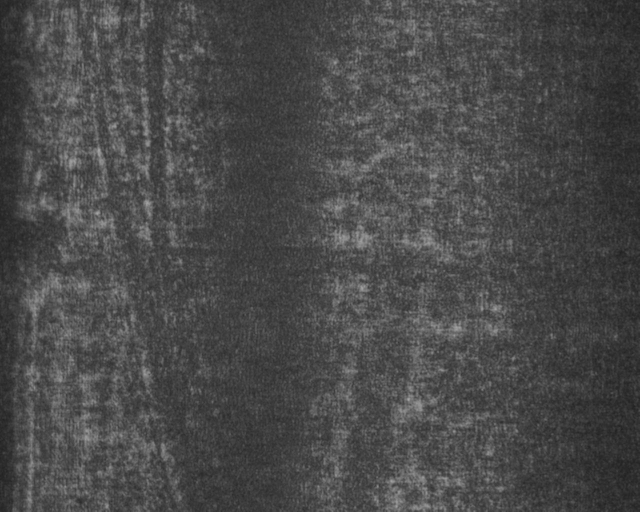
%> input picture 1-fig_1_h2o2.jpg, 1280 x 1024 px (shown at 1/2 size); the run also reads 1 picture not shown here
$ octave Filters.m   (GNU Octave 9; MATLAB toolbox functions it lacks are replaced by stand-ins)
%> lines starting %> are read from the running program, lines starting %| are printed output that depends on the picture
% Desenvolvido por Gleice Medeiros- UFERSA
% Orientador: Leiva Casemiro e Coorientador: Leandro Souza
close all
clear all
%=========================================================================%
%==================APLICANDO FILTROS======================================%


 x = imread('1-fig_1_h2o2.jpg');
%> x is the input picture: size 1024x1280 uint8; min 28, max 171, mean 73.4
 y = imread('2-fig_1_pbs.jpg');
 z = imread('3-fig_1_hipo.jpg');
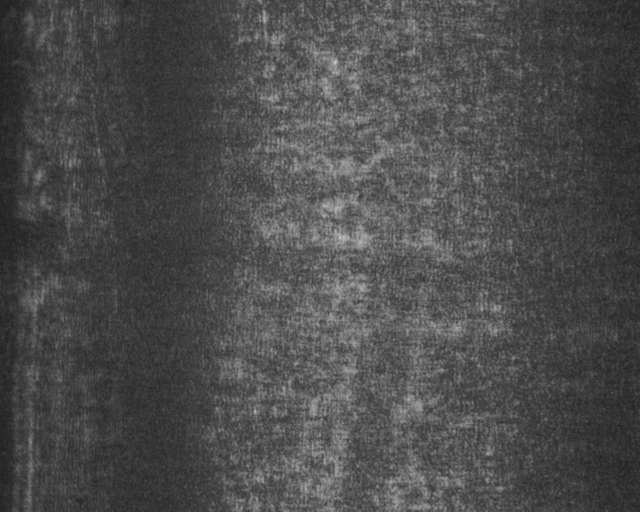
%> input picture 3-fig_1_hipo.jpg, 1280 x 1024 px (shown at 1/2 size)
%> z is the input picture: size 1024x1280 uint8; min 28, max 211, mean 76


b = y + 80; % Brilho com aumento de 80%
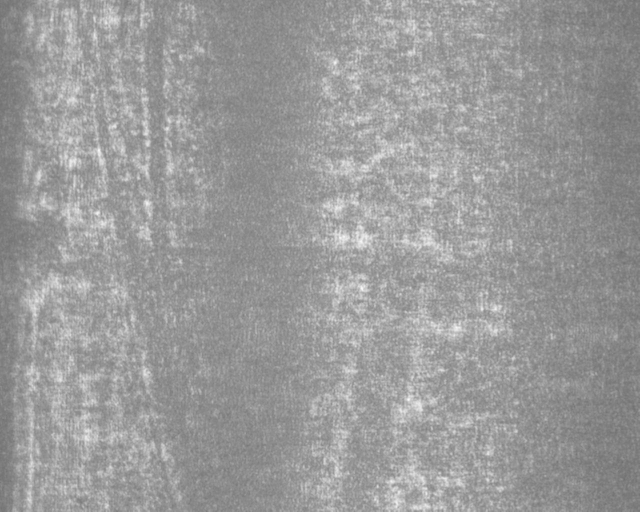
%> b: size 1024x1280 uint8 (shown at 1/2 size); min 110, max 254, mean 153.7

limiar = 180;
c = double(y)/limiar; % Contraste
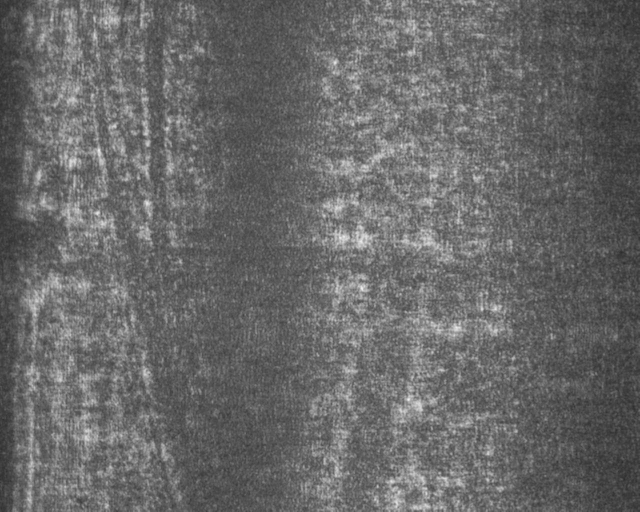
%> c: size 1024x1280 double (shown at 1/2 size); min 0.167, max 0.967, mean 0.41
bx = c.^2;
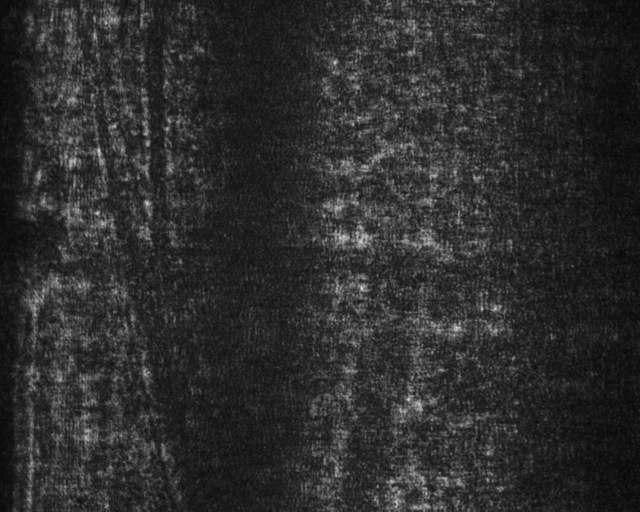
%> bx: size 1024x1280 double (shown at 1/2 size); min 0.0278, max 0.934, mean 0.178
bn = uint8(bx*limiar); % Binarizacao
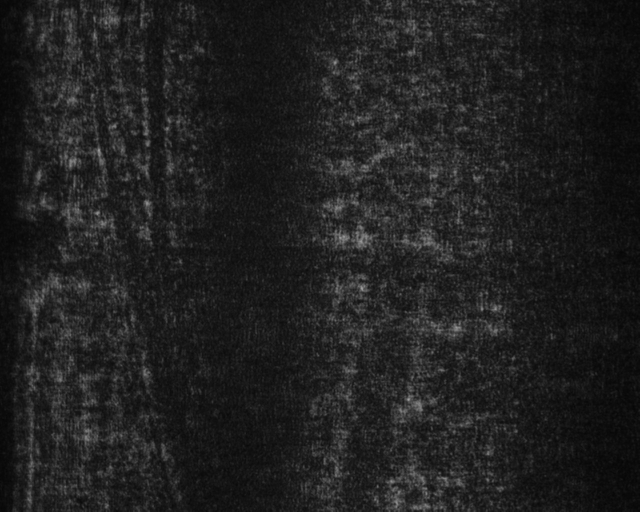
%> bn: size 1024x1280 uint8 (shown at 1/2 size); min 5, max 168, mean 32

       se = strel('line',10,30); % length = 10 e angulo = 30
       e = imerode (y,se); % eros鉶
       d = imdilate(y,se); % dilata玢o
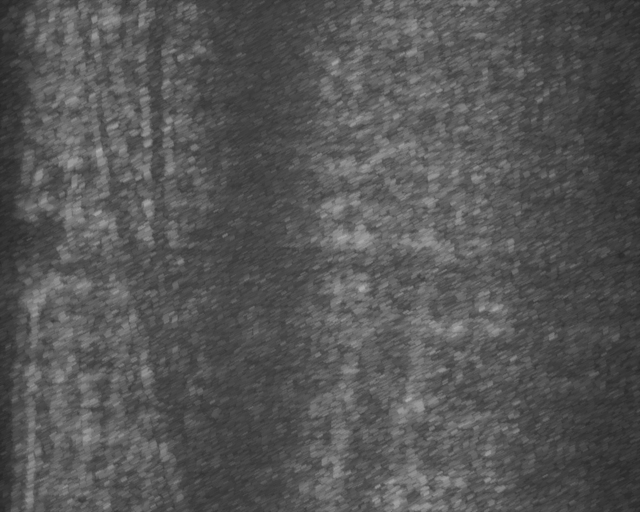
%> d: size 1024x1280 uint8 (shown at 1/2 size); min 36, max 174, mean 85.3

       % percorrendo a imagem completa
  for i=1:length(y(1,:)),
      aux(i)  = mean (b(:,i));
      aux_1(i)  = mean (c(:,i));
      aux_2(i)  = mean (bn(:,i));
      aux_3(i)  = mean (d(:,i));
      aux_4(i)  = mean (e(:,i));
    pixel (i) = i;
%     angulo(i) = -0.0070*i+72.765;
 end
%> after the loop, aux = 1280 values, max 174.3 at index 828, min 125.7 at index 1, mean 153.7; aux_1 = 1280 values, max 0.524 at index 828, min 0.254 at index 1, mean 0.41; aux_2 = 1280 values, max 51.44 at index 828, min 11.79 at index 1, mean 31.96; aux_3 = 1280 values, max 108.6 at index 826, min 50.09 at index 1, mean 85.35; aux_4 = 1280 values, max 78.65 at index 824, min 40.98 at index 5, mean 63.16; pixel = 1280 values from 1 to 1280
%  pixel = angulo;

 figure, plot (pixel(1:1280),aux(1:1280)./max(aux(1:1280)), pixel(1:1280), aux_1(1:1280)./max(aux_1(1:1280)), pixel(1:1280),aux_2(1:1280)./max(aux_2(1:1280)), pixel(1:1280),aux_3(1:1280)./max(aux_3(1:1280)),pixel(1:1280),aux_4(1:1280)./max(aux_3(1:1280)))
%> after `plot (pixel(1:1280),aux(1:1280)./max(aux(1:1280)), pixel(1:1280), aux_`:
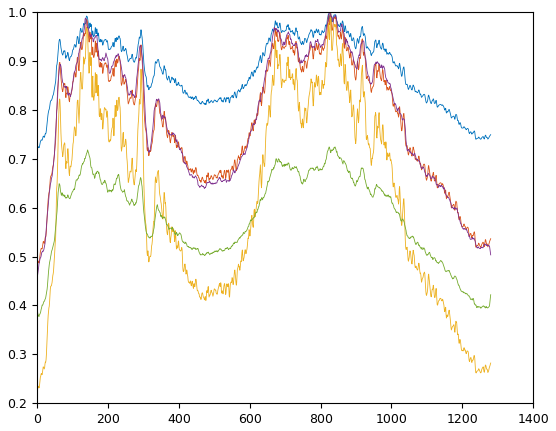
%> figure redrawn from the program's plot data; curve peaks at x = 828, y = 1; curve peaks at x = 826, y = 1; curve peaks at x = 824, y = 0.724
